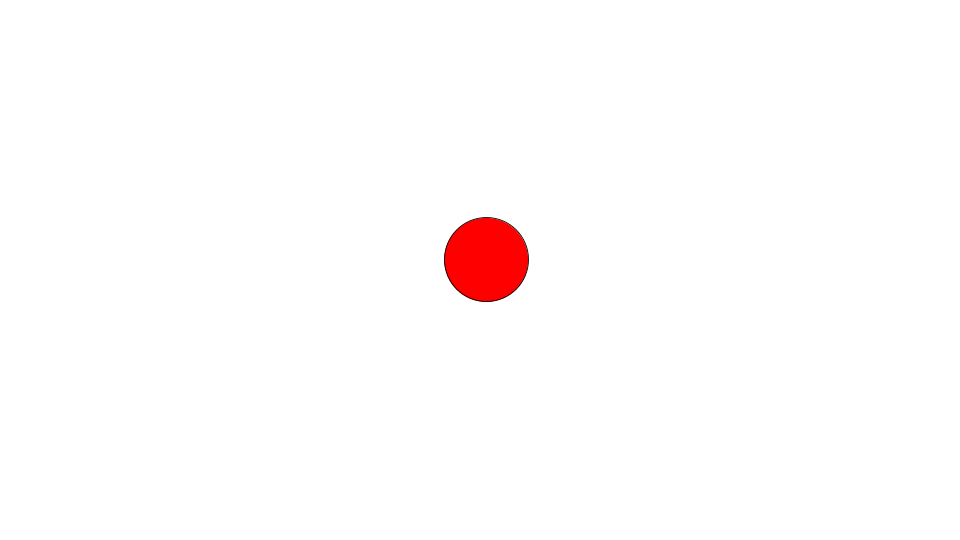
Frame 1 (no input)
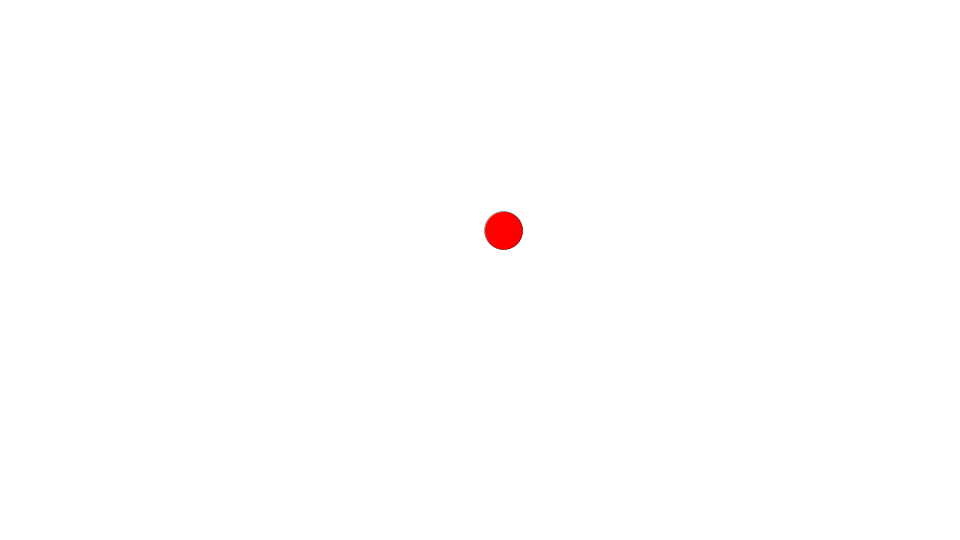
Frame 60 (the mouse pressed at the canvas centre just before this capture)
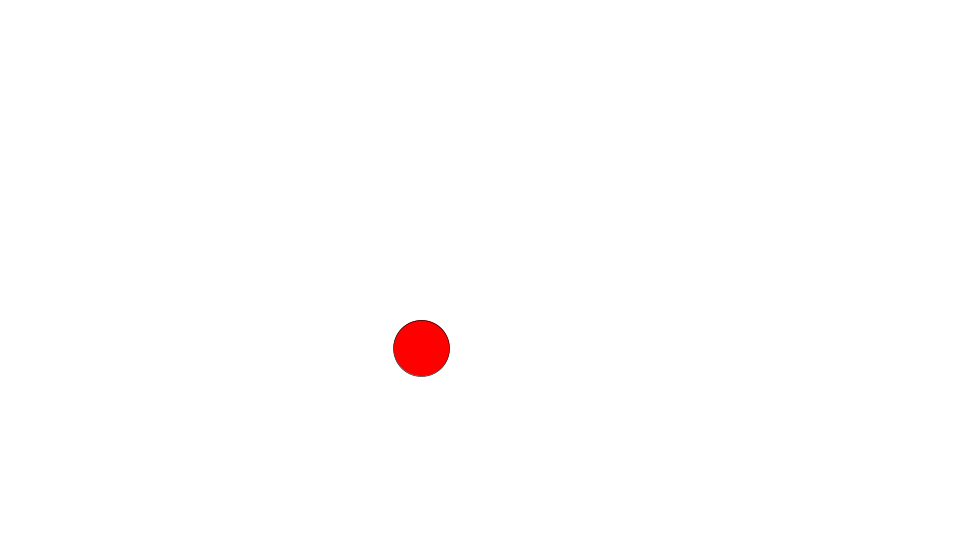
Frame 120 (the mouse held since frame 60 and released just before this capture)

The Processing sketch that drew these frames (run headless with seeded random() and noise(); from frame 60 on, the mouse is pressed at the canvas centre):

// Processing sketch: Spring3D
// ── Spring3D.pde
Ball3D ball;
float tx, ty, tz;
float spring = 0.1;
float friction = 0.94;
float fl = 250;
float vpX = 0;
float vpY = 0;

void setup() {
  size(960, 540);
  frameRate(30);
  initialize();
}

void initialize() {
  smooth();
  vpX = width/2;
  vpY = height/2;
  ball = new Ball3D(50);
  ball.setFillColor(color(255, 0, 0));
  tx = random(500) - 250;
  ty = random(500) - 250;
  tz = random(500);    
}

void draw() {
  background(255);

  float dx = tx - ball.xpos;
  float dy = ty - ball.ypos;
  float dz = tz - ball.zpos;
  ball.vx += dx * spring;
  ball.vy += dy * spring;
  ball.vz += dz * spring;
  ball.xpos += ball.vx;
  ball.ypos += ball.vy;
  ball.zpos += ball.vz;
  ball.vx *= friction;
  ball.vy *= friction;
  ball.vz *= friction;

  if(ball.zpos > -fl) {
    float scale = fl / (fl + ball.zpos);
    ball.scaleX = ball.scaleY = scale;
    ball.x = vpX + ball.xpos * scale;
    ball.y = vpY + ball.ypos * scale;
    ball.visible = true;
  }else{
    ball.visible = false;
  }
  ball.update();
}

void mousePressed() {
  tx = random(500) - 250;
  ty = random(500) - 250;
  tz = random(500); 
}

////////////////////////////////

class Segment extends Sprite {
  float segmentWidth, segmentHeight;
  float vx, vy;
  
  Segment(float segmentWidth, float segmentHeight) {
    super();
    this.segmentWidth = segmentWidth;
    this.segmentHeight = segmentHeight;
  }
  
  void draw() {
    rect(-segmentHeight / 2,  -segmentHeight / 2, segmentWidth + segmentHeight, segmentHeight, segmentHeight, segmentHeight, segmentHeight, segmentHeight);
    ellipse(0, 0, 2, 2);
    ellipse(segmentWidth, 0, 2, 2);
  }
  
  Point getPin() {
    float angle = rotation * PI / 180;
    float xPos = x + cos(angle) * segmentWidth;
    float yPos = y + sin(angle) * segmentWidth;
    return new Point(xPos, yPos);  
  }
}

////////////////////////////////

class Ball3D extends Sprite {
  float radius;
  float xpos = 0;
  float ypos = 0;
  float zpos = 0;
  float vx = 0;
  float vy = 0;
  float vz = 0;
  float mass = 1;
  
  Ball3D(float radius){
    super();
    this.radius = radius;
  }
  
  void draw(){
    if(dist(mouseX, mouseY, x, y) < radius) {
      isRollOver = true;
    }else{
      isRollOver = false;
    }
    ellipse(0, 0, radius*2, radius*2);
  }
}

////////////////////////////////

class Sprite extends Object {
  float x, y;
  float scaleX, scaleY;
  float width, height;
  float rotation;
  boolean visible;
  color strokeColor;
  color fillColor;
  Boolean isStroke;
  Boolean isFill;
  Boolean isRollOver;
  Boolean locked;
  float xoff, yoff;
 
  Sprite() {
    super();
    scaleX = 1.0;
    scaleY = 1.0;
    strokeColor = color(0);
    fillColor = color(0);
    isStroke = false;
    isFill = false;
    isRollOver = false;
    locked = false;
    visible = true;
  }
  
  void update() {
    if(! visible) return;
    pushMatrix();
    if(locked){
      x = mouseX - xoff;
      y = mouseY - yoff;
    }  
    translate(x, y);
    scale(scaleX, scaleY);
    rotate(rotation * PI / 180.0);
    if(isStroke) stroke(strokeColor);
    if(isFill) fill(fillColor);
    draw();
    popMatrix();
  }
  
  void setStrokeColor(color strokeColor) {
    this.strokeColor = strokeColor;
    isStroke = true;
  }
  
  void setFillColor(color fillColor) {
    this.fillColor = fillColor;
    isFill = true;
  }
  
  void startDrag() {
    if(isRollOver){
      locked = true;
      xoff = mouseX - x;
      yoff = mouseY - y;
    }
  }
  
  void stopDrag() {
    locked = false;
  }
  
  void draw() {}
}

////////////////////////////////

class Point extends Object {
  float x, y;
  
  Point(float x, float y) {
    super();
    this.x = x;
    this.y = y;
  }
}

////////////////////////////////

class Object {
  Object() {}
}
